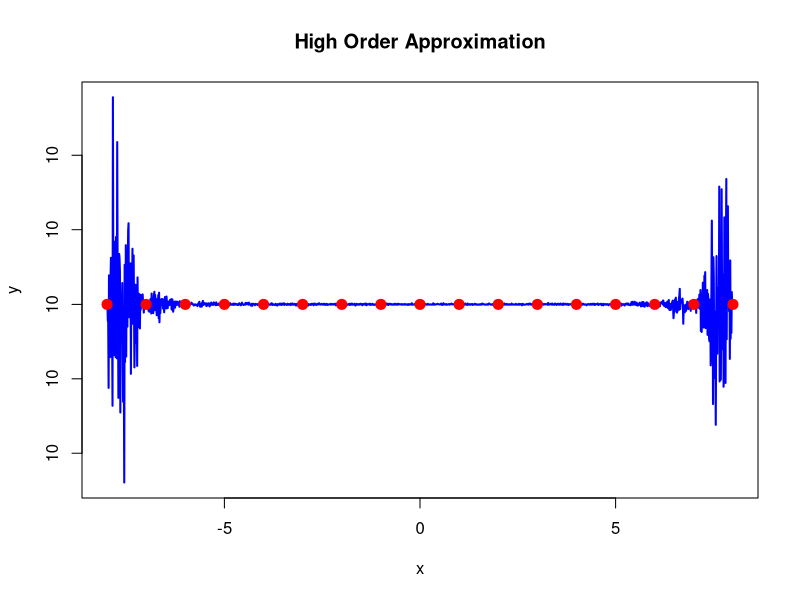
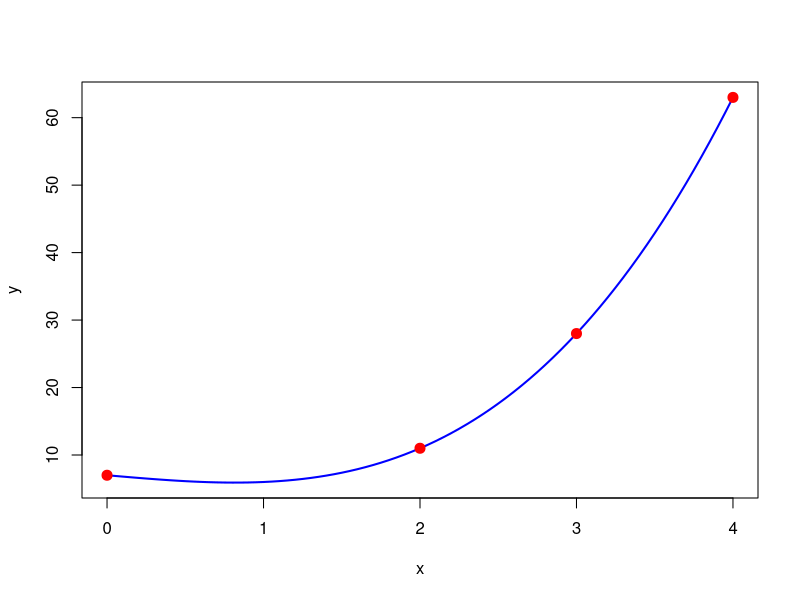
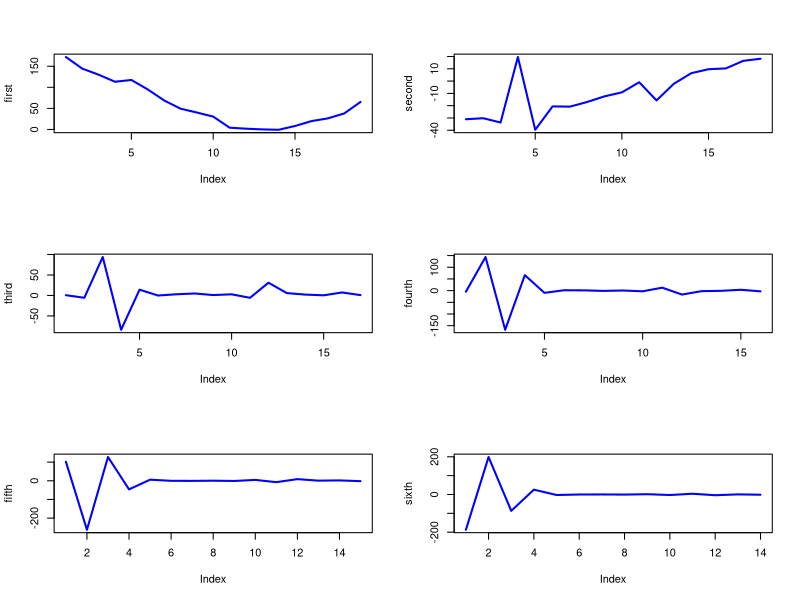
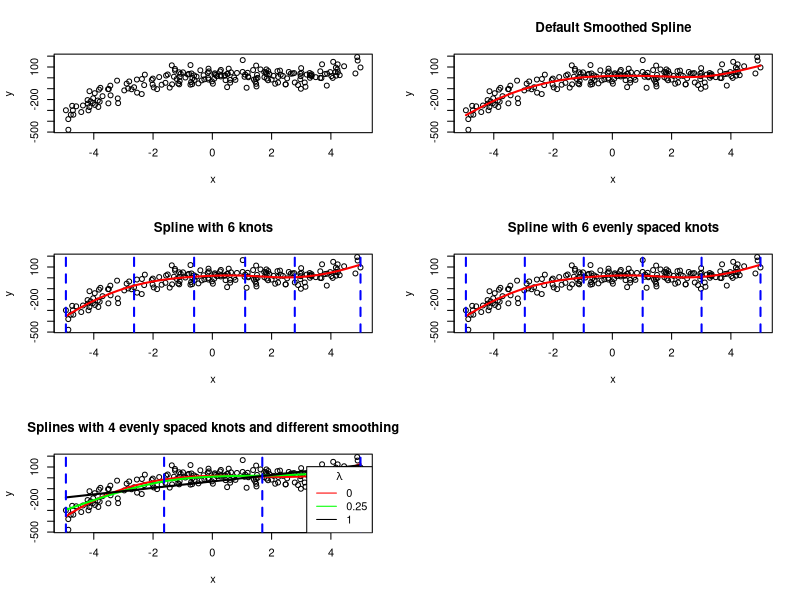

Source code (R) for these figures, in order:
## ---- chunk 1

#x are the x data for the polynomial
#y are the y data for the polynomial

makeLagrange <- function(x,y){
  subPolys <- list()
  for(i in 1:length(x)){
    Lk_num <- paste0("(x - ",x[-i],")", collapse = "*")
    Lk_denom <- paste0("(",x[i]," - ",x[-i],")", collapse = "*")
    subPolys[[i]] <- paste0(y[i],"*",Lk_num,"/(",Lk_denom,")")
  }
  lagrangePolyBody <- paste(unlist(subPolys),collapse=" + ")
  
  eval(parse(text = paste0('function(x) {',lagrangePolyBody,'}')))
}



### Book Figure 4.12

lPoly <- makeLagrange(-8:8,rep(10,17))
xVals <- seq(-8,8,by=0.01)
plot(xVals,lPoly(xVals), type="l", xlab="x", ylab="y", main = "High Order Approximation", lwd = 2, col="blue")
points(-8:8, rep(10,17), col="red", cex=2, pch=20)

lPoly2 <- makeLagrange(c(0, 2, 3, 4), c(7, 11, 28, 63))
xVals2 <- seq(0,4,by=0.05)
plot(xVals2,lPoly2(xVals2), type = "l", xlab="x", ylab="y", col="blue", lwd=2)
points(c(0, 2, 3, 4), c(7, 11, 28, 63), col="red", cex=2, pch=20)
## ---- chunk 2
# x data
set.seed(19624)
x <- sort(runif(20,-5,5)) #note the sorting
y <- 2*x^3 - 5*x^2 + x + 5

# y with (small) noise
y.noise <- y + rnorm(20,0,0.2)
## ---- chunk 3
first <- diff(y)/diff(x)
second <- diff(first)/diff(x,lag=2)
third <- diff(second)/diff(x,lag=3)
fourth <- diff(third)/diff(x,lag=4)

data.frame(first, second = c(0,second), third = c(0,0,third), fourth = c(0,0,0,fourth))
## ---- chunk 4
first <- diff(y.noise)/diff(x)
second <- diff(first)/diff(x,lag=2)
third <- diff(second)/diff(x,lag=3)
fourth <- diff(third)/diff(x,lag=4)

data.frame(first, second = c(0,second), third = c(0,0,third), fourth = c(0,0,0,fourth))
## ---- chunk 5
fifth <- diff(fourth)/diff(x,lag=5)
sixth<- diff(fifth)/diff(x,lag=6)
seventh<- diff(sixth)/diff(x,lag=7)
fourth
fifth
sixth
seventh
## ---- chunk 6
par(mfrow = c(3,2))
plot(first, type="l",lwd=2,col="blue")
plot(second, type="l",lwd=2,col="blue")
plot(third, type="l",lwd=2,col="blue")
plot(fourth, type="l",lwd=2,col="blue")
plot(fifth, type="l",lwd=2,col="blue")
plot(sixth, type="l",lwd=2,col="blue")
## ---- chunk 7

set.seed(8652)
x <- sort(runif(200,-5,5)) #note the sorting
y <- 2*x^3 - 5*x^2 + x + 5

# y with (small) noise
y.noise <- y + rnorm(200,0,50)

plot(x, y.noise, ylab="y")
## ---- chunk 8
s1 <- smooth.spline(x,y.noise)
m1 <- predict(s1, x)

plot(x, y.noise, ylab="y", main = "Default Smoothed Spline")
points(m1, col="red", type="l", lwd = 2)
## ---- chunk 9
s1$spar #how much smothing was done?
s1$fit$knot #see how many knots and where, note these are scaled between xmin and xmax
## ---- chunk 10
s2 <- smooth.spline(x,y.noise, nknots = 6, spar = 0.1)
m2 <- predict(s2, x)

plot(x, y.noise, ylab="y", main="Spline with 6 knots")
points(m2, col="red", type="l", lwd = 2)
abline(v = unique(s2$fit$knot) * diff(range(x)) + min(x), col="blue", lty = 2, lwd = 2)
## ---- chunk 11
table(cut(x, unique(s2$fit$knot) * diff(range(x)) + min(x), include.lowest=T))
## ---- chunk 12
s3 <- smooth.spline(x,y.noise, all.knots = seq(0,1,length=6), spar = 0.1)
m3 <- predict(s3, x)

plot(x, y.noise, ylab="y", main="Spline with 6 evenly spaced knots")
points(m3, col="red", type="l", lwd = 2)
abline(v = unique(s3$fit$knot) * diff(range(x)) + min(x), col="blue", lty = 2, lwd = 2)
## ---- chunk 13
s4 <- smooth.spline(x,y.noise, all.knots = seq(0,1,length=4), spar = 0)
m4 <- predict(s4, x)

s5 <- smooth.spline(x,y.noise, all.knots = seq(0,1,length=4), spar = 0.25)
m5 <- predict(s5, x)

s6 <- smooth.spline(x,y.noise, all.knots = seq(0,1,length=4), spar = 1)
m6 <- predict(s6, x)

plot(x, y.noise, ylab="y", main="Splines with 4 evenly spaced knots and different smoothing")
points(m4, col="red", type="l", lwd = 2)
points(m5, col="green", type="l", lwd = 2)
points(m6, type="l",lwd=2)
abline(v = unique(s4$fit$knot) * diff(range(x)) + min(x), col="blue", lty = 2, lwd = 2)
legend("bottomright", legend = c("0", "0.25", "1"), lty = 1, col = c("red","green","black"), title = expression(lambda))
